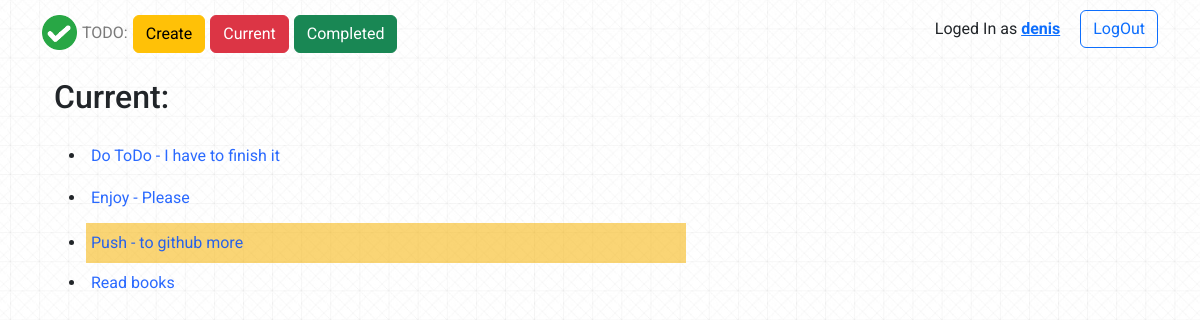
/current/ (signed in), run on the app's committed database.
### todo/models.py (models this page shows, shortened)
class ToDo(models.Model):
    title = models.CharField(max_length=100)
    memo = models.TextField(blank=True)
    date = models.DateTimeField(auto_now_add=True)
    date_completed = models.DateTimeField(null=True, blank=True)
    important = models.BooleanField(default=False)
    user = models.ForeignKey(User, on_delete=models.CASCADE)

### todo/views.py (the view)
# urls.py: path('current/', views.currenttodos, name = 'currenttodos'),
@login_required
def currenttodos(request):
    todos = ToDo.objects.filter(user=request.user, date_completed__isnull=True)
    return render(request, 'todo/currenttodos.html', {'todos':todos})

### todo/templates/todo/currenttodos.html
{% extends 'todo/base.html' %}
{% block content %}
<div class="container">
    <div class="current-header">
        <h2>Current:</h2>
    </div>
    <div class="current-viewtodo">
        <ul>
            {% for todo in todos %}
            <li>
                <a href="{% url 'viewtodo' todo.id %}">
                    {% if todo.important %}<div class="current-important">{{ todo.title }} {% if todo.memo %} - {{ todo.memo |truncatechars:72}} </div> {% endif %} {% endif %}
                    {% if not todo.important %}<div class="current-not-imortant"> {{ todo.title }} {% if todo.memo %} - {{ todo.memo |truncatechars:72}} </div> {% endif %} {% endif %}
                </a>
            </li>
            {% endfor %}
        </ul>
    </div>
</div>
{% endblock %}

### todo/templates/todo/base.html (shortened to what this page needs)
{% load static %}
<!doctype html>
<html lang="en">
  <head>
    <link href="https://cdn.jsdelivr.net/npm/bootstrap@5.2.0-beta1/dist/css/bootstrap.min.css" rel="stylesheet">
    <link rel="stylesheet" href="{% static 'css/style.css'%}">
  </head>
  <body>
    <div class="header">
        <div class="container">
            <nav>
                <div class="menu col-md-8">
                    <div class="menu_btn">
                        <a class="logo-ref" href="/">
                            <img src="{% static 'img/Logo.png' %}" width="35" height="35" class="d-inline-block align-top" alt="Logo">
                            <div class="logo_title">TODO:</div>
                        </a>
                        <a href="{% url 'createtodo' %}">
                            <button type="button" class="btn btn-warning">Create</button>
                        </a>
                        <a href="{% url 'currenttodos' %}">
                            <button type="button" class="btn btn-danger">Current</button>
                        </a>
                        <a href="{% url 'completedtodos' %}">
                            <button type="button" class="btn btn-success">Completed</button>
                        </a>
                    </div>
                </div>
                <div class="logout col-md-4">
                    {% if user.is_authenticated  %}
                    <div class="user_name_loggin">Loged In as
                        <span>
                            <a href="{% url 'currenttodos' %}">
                                {{ user.username }}
                            </a>
                        </span>
                    </div>
                    <form  action="{% url 'logoutuser' %}" method="POST">
                    <button type="submit" class="btn btn-outline-primary">LogOut</button>
                    </form>
                    {% endif %}
                </div>
            </nav>
        </div>
    </div>
    <div class="container">
        {% block content %}{% endblock %}
    </div>
  </body>
</html>

### static/css/style.css (style rules this page uses)
body { font-family:Roboto;background:url(../img/bg_middle.jpg) center center/ cover repeat }
nav { margin-top:10px;display:flex }
.menu { display:flex;align-content:center;padding:5px 0 }
.menu .menu_btn { display:flex }
.menu .logo-ref { display:flex }
.menu a { margin-right:5px;text-decoration:none }
.menu .menu_btn .logo_title { color:#7a7a7a;text-align:center;line-height:36px }
.menu .menu_btn img { margin-right:5px }
.logout { display:flex;justify-content:right;align-content:center }
.logout .user_name_loggin { margin-right:20px;padding:7px 0 5px }
.logout .user_name_loggin span { color:blue;font-weight:700 }
.current-header { margin-top:20px }
.current-viewtodo { margin-top:20px }
.current-important { margin-top:3px;background-color:rgba(247,180,10,0.562);padding:8px 0 10px 5px;height:40px;width:600px }
.current-viewtodo a { text-decoration:none;color:rgba(0,76,255,0.841) }
.current-not-imortant { background-color:none;padding:8px 0 10px 5px }

### data on the page
ToDo: title "Do ToDo", memo "I have to finish it"
ToDo: title "Enjoy", memo "Please"
ToDo: title "Push", memo "to github more"
ToDo: title "Read books"

### other printed values
{{ user.username }} "denis"
